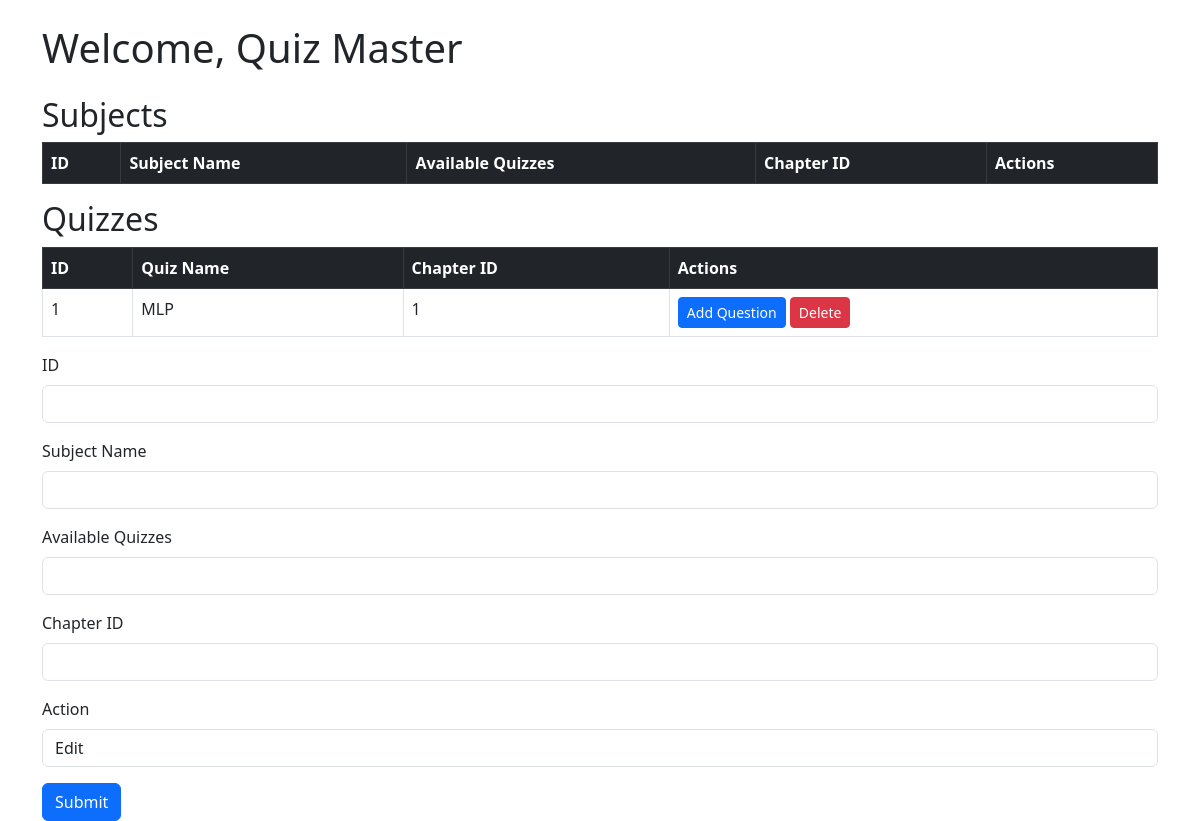
Page /admin_dashboard on the committed database.
### model.py (models this page shows)
class Quiz(db.Model):
    __tablename__ = 'quiz'
    id = db.Column(db.Integer, primary_key=True, autoincrement=True)
    name = db.Column(db.String(100), nullable=False)  #  Added missing name
    available_quizzes=db.Column(db.String(100),nullable=False)
    chapter_id = db.Column(db.Integer, db.ForeignKey('chapter.id'), nullable=True)
    date_of_quiz = db.Column(db.DateTime, nullable=True)  #  Allow quizzes to have no date initially
    time_duration = db.Column(db.String(10), nullable=True)
    questions = db.relationship('Question', backref='quiz', cascade='all, delete-orphan', lazy=True)

### main.py (the view, shortened to what this page needs)
@app.route('/admin_dashboard', methods=['GET', 'POST'])
def admin_dashboard():
    subjects = Subject.query.all()
    quizzes = Quiz.query.all()
    return render_template('admin_dashboard.html', subjects=subjects, quizzes=quizzes)

### templates/admin_dashboard.html (shortened to what this page needs)
<!DOCTYPE html>
<html lang="en">
<head>
    <link rel="stylesheet" href="https://cdn.jsdelivr.net/npm/bootstrap@5.3.0/dist/css/bootstrap.min.css">
</head>
<body>
    <div class="container mt-4">
        <h1 class="mb-4">Welcome, Quiz Master {{ username }}</h1>
        <h2>Subjects</h2>
        <table class="table table-bordered">
            <thead class="table-dark">
                <tr>
                    <th>ID</th>
                    <th>Subject Name</th>
                    <th>Available Quizzes</th>
                    <th>Chapter ID</th>
                    <th>Actions</th>
                </tr>
            </thead>
        </table>
        <h2>Quizzes</h2>
        <table class="table table-bordered">
            <thead class="table-dark">
                <tr>
                    <th>ID</th>
                    <th>Quiz Name</th>
                    <th>Chapter ID</th>
                    <th>Actions</th>
                </tr>
            </thead>
            <tbody>
                {% for quiz in quizzes %}
                <tr>
                    <td>{{ quiz.id }}</td>
                    <td>{{ quiz.name }}</td>
                    <td>{{ quiz.chapter_id }}</td>
                    <td>
                        <a href="{{ url_for('add_question', quiz_id=quiz.id) }}" class="btn btn-primary btn-sm">Add Question</a>
                        <a href="{{ url_for('delete_quiz', quiz_id=quiz.id) }}" class="btn btn-danger btn-sm">Delete</a>
                    </td>
                </tr>
                {% endfor %}
            </tbody>
        </table>
        <form method="POST">
            <div class="mb-3">
                <label for="id" class="form-label">ID</label>
                <input type="number" class="form-control" id="id" name="id" required>
            </div>
            <div class="mb-3">
                <label for="name" class="form-label">Subject Name</label>
                <input type="text" class="form-control" id="name" name="name" required>
            </div>
            <div class="mb-3">
                <label for="available_quizzes" class="form-label">Available Quizzes</label>
                <input type="number" class="form-control" id="available_quizzes" name="available_quizzes" required>
            </div>
            <div class="mb-3">
                <label for="chapter_id" class="form-label">Chapter ID</label>
                <input type="text" class="form-control" id="chapter_id" name="chapter_id" required>
            </div>
            <div class="mb-3">
                <label for="action" class="form-label">Action</label>
                <select class="form-control" id="action" name="action">
                    <option value="edit">Edit</option>
                </select>
            </div>
            <button type="submit" class="btn btn-primary">Submit</button>
        </form>
    </div>
</body>
</html>

### rows in the picture
Quiz: id "1", name "MLP", chapter_id "1"
